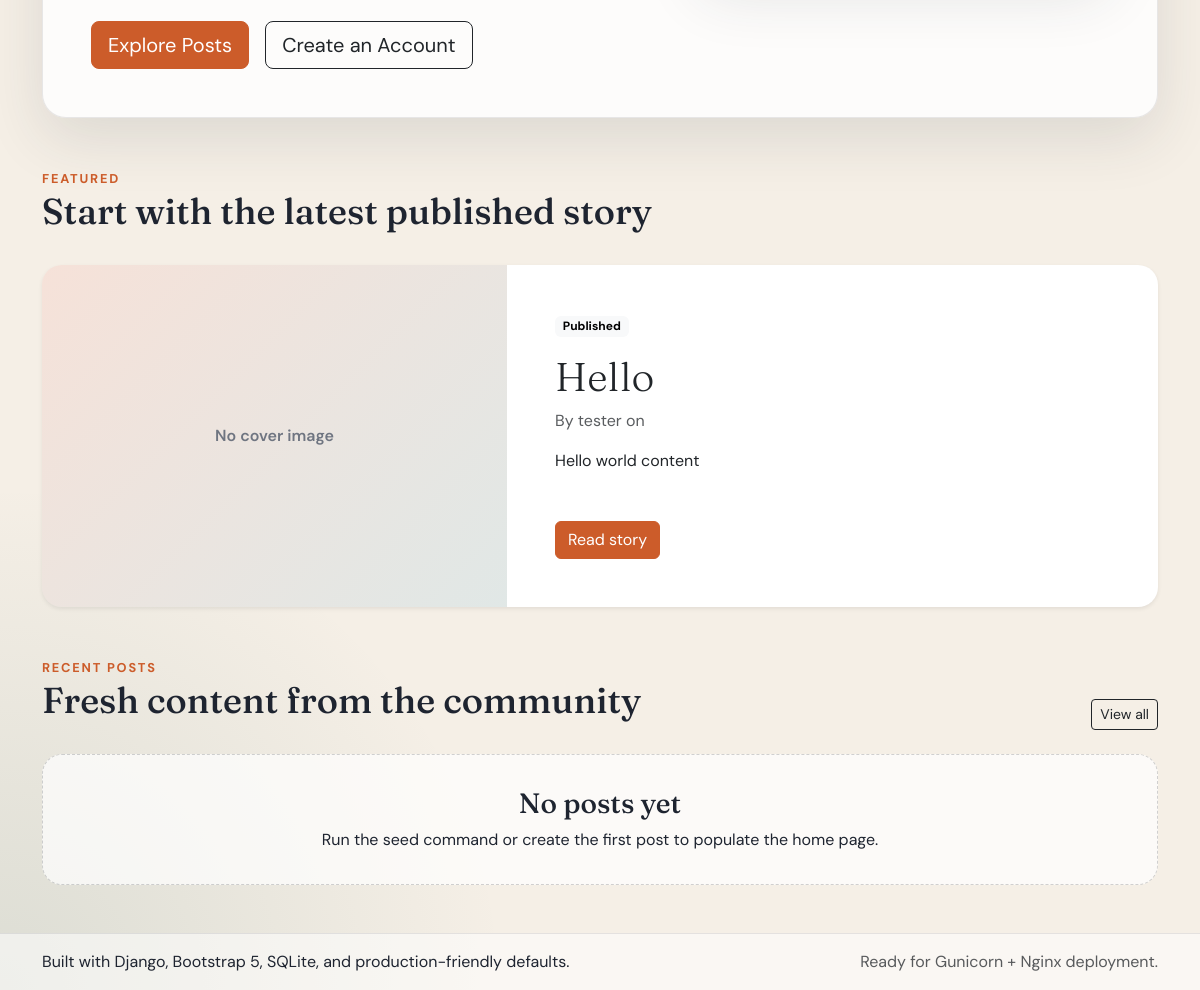
Before: / (lower part) with the older database file.
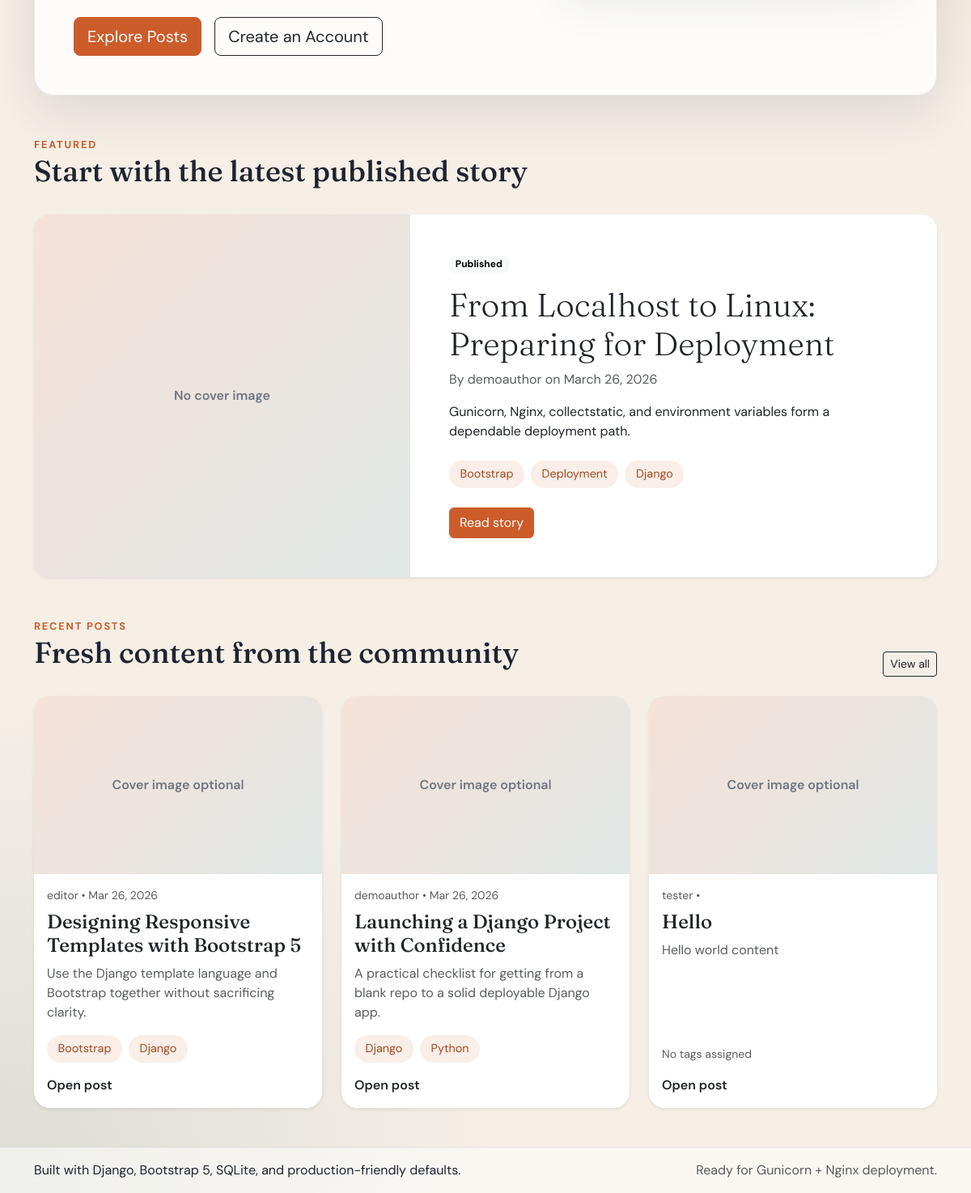
After: the same page with the newer database file.
### apps/blog/models.py (models this page shows, shortened)
class Post(models.Model):
    class Status(models.TextChoices):
        DRAFT = "draft", "Draft"
        PUBLISHED = "published", "Published"
    title = models.CharField(max_length=200)
    slug = models.SlugField(max_length=220, unique=True, blank=True)
    excerpt = models.CharField(max_length=250, blank=True)
    content = models.TextField()
    author = models.ForeignKey(
        settings.AUTH_USER_MODEL,
        on_delete=models.CASCADE,
        related_name="blog_posts",
    )
    status = models.CharField(
        max_length=10,
        choices=Status.choices,
        default=Status.DRAFT,
    )
    published_at = models.DateTimeField(blank=True, null=True)
    tags = models.ManyToManyField(Tag, related_name="posts", blank=True)
    created_at = models.DateTimeField(auto_now_add=True)
    updated_at = models.DateTimeField(auto_now=True)
    cover_image = models.ImageField(upload_to="covers/", blank=True, null=True)
    class Meta:
        ordering = ["-published_at", "-created_at"]

class Tag(models.Model):
    name = models.CharField(max_length=50, unique=True)
    slug = models.SlugField(max_length=60, unique=True, blank=True)
    class Meta:
        ordering = ["name"]

### apps/users/models.py (models this page shows, shortened)
class User(AbstractUser):
    bio = models.TextField(blank=True)

### apps/blog/views.py (the view)
# urls.py: path("", HomeView.as_view(), name="home"),
class HomeView(TemplateView):
    template_name = "home.html"
    def get_context_data(self, **kwargs):
        context = super().get_context_data(**kwargs)
        published_posts = (
            Post.objects.filter(status=Post.Status.PUBLISHED)
            .select_related("author")
            .prefetch_related("tags")
        )
        featured_post = published_posts.first()
        context["featured_post"] = featured_post
        context["latest_posts"] = (
            published_posts.exclude(pk=featured_post.pk)[:3]
            if featured_post
            else published_posts[:3]
        )
        context["tag_list"] = Tag.objects.all()[:8]
        return context

### templates/home.html (shortened to what the changed rows need)
{% extends "base.html" %}
{% block content %}
  {% if featured_post %}
    <section class="mb-5">
      <div class="section-heading">
        <div>
          <span class="eyebrow">Featured</span>
          <h2 class="section-title">Start with the latest published story</h2>
        </div>
      </div>
      <article class="card border-0 shadow-sm story-card featured-story overflow-hidden">
        <div class="row g-0">
          <div class="col-lg-5">
            {% if featured_post.cover_image %}
              <img src="{{ featured_post.cover_image.url }}" class="w-100 h-100 object-fit-cover" alt="{{ featured_post.title }}" />
            {% else %}
              <div class="story-image-placeholder h-100">No cover image</div>
            {% endif %}
          </div>
          <div class="col-lg-7">
            <div class="card-body p-4 p-lg-5">
              <span class="badge text-bg-light mb-3">{{ featured_post.get_status_display }}</span>
              <h3 class="card-title display-6">{{ featured_post.title }}</h3>
              <p class="text-muted mb-3">
                By {{ featured_post.author.username }} on {{ featured_post.published_at|date:"F j, Y" }}
              </p>
              <p class="card-text">{{ featured_post.excerpt|default:featured_post.content|truncatechars:180 }}</p>
              <div class="d-flex flex-wrap gap-2 mt-4">
                {% for tag in featured_post.tags.all %}
                  <a href="{% url 'post_list' %}?tag={{ tag.slug }}" class="tag-pill">{{ tag.name }}</a>
                {% endfor %}
              </div>
              <a href="{% url 'post_detail' featured_post.slug %}" class="btn btn-accent mt-4">Read story</a>
            </div>
          </div>
        </div>
      </article>
    </section>
  {% endif %}
  <section>
    <div class="section-heading">
      <div>
        <h2 class="section-title">Fresh content from the community</h2>
      </div>
    </div>
    <div class="row g-4">
      {% for post in latest_posts %}
        <div class="col-md-6 col-lg-4">
          <article class="card border-0 shadow-sm h-100 story-card">
            {% if post.cover_image %}
              <img src="{{ post.cover_image.url }}" class="card-img-top story-image" alt="{{ post.title }}" />
            {% else %}
              <div class="story-image-placeholder">Cover image optional</div>
            {% endif %}
            <div class="card-body d-flex flex-column">
              <p class="small text-muted mb-2">{{ post.author.username }} • {{ post.published_at|date:"M j, Y" }}</p>
              <h3 class="h4 card-title">{{ post.title }}</h3>
              <p class="card-text text-muted">{{ post.excerpt|default:post.content|truncatechars:140 }}</p>
              <div class="d-flex flex-wrap gap-2 mt-auto mb-3">
                {% for tag in post.tags.all %}
                  <a href="{% url 'post_list' %}?tag={{ tag.slug }}" class="tag-pill">{{ tag.name }}</a>
                {% empty %}
                  <span class="text-muted small">No tags assigned</span>
                {% endfor %}
              </div>
              <a href="{% url 'post_detail' post.slug %}" class="stretched-link link-dark fw-semibold text-decoration-none">Open post</a>
            </div>
          </article>
        </div>
      {% empty %}
        <div class="col-12">
          <div class="empty-state">
            <h3>No posts yet</h3>
            <p class="mb-0">Run the seed command or create the first post to populate the home page.</p>
          </div>
        </div>
      {% endfor %}
    </div>
  </section>
{% endblock %}

Changed rows visible on the page:
added Post: status "Published", title "From Localhost to Linux: Preparing for Deployment", author.username "demoauthor", published_at "March 26, 2026", excerpt "Gunicorn, Nginx, collectstatic, and environment variables form a dependable deployment path."
added Tag: name "Bootstrap"
added Tag: name "Deployment", shown under "From Localhost to Linux: Preparing for Deployment"
added Tag: name "Django"
added Post: cover_image "Cover image optional", author.username "editor", published_at "Mar 26, 2026", title "Designing Responsive Templates with Bootstrap 5", excerpt "Use the Django template language and Bootstrap together without sacrificing clarity."
added Post: cover_image "Cover image optional", author.username "demoauthor", published_at "Mar 26, 2026", title "Launching a Django Project with Confidence", excerpt "A practical checklist for getting from a blank repo to a solid deployable Django app."
added Tag: name "Python", shown under "demoauthor"
now on one of the page's lists (row unchanged): Post: author.username "tester", title "Hello", excerpt "Hello world content"
Other visible differences:
{{ featured_post.title }}: "Hello" → "From Localhost to Linux: Preparing for Deployment"
{{ featured_post.author.username }}: "tester" → "demoauthor"
{{ featured_post.excerpt|default:featured_post.content|truncatechars:180 }}: "Hello world content" → "Gunicorn, Nginx, collectstatic, and environment variables form a dependable deployment path."
text no longer shown: "No posts yet Run the seed command or create the first post to populate the home page."
